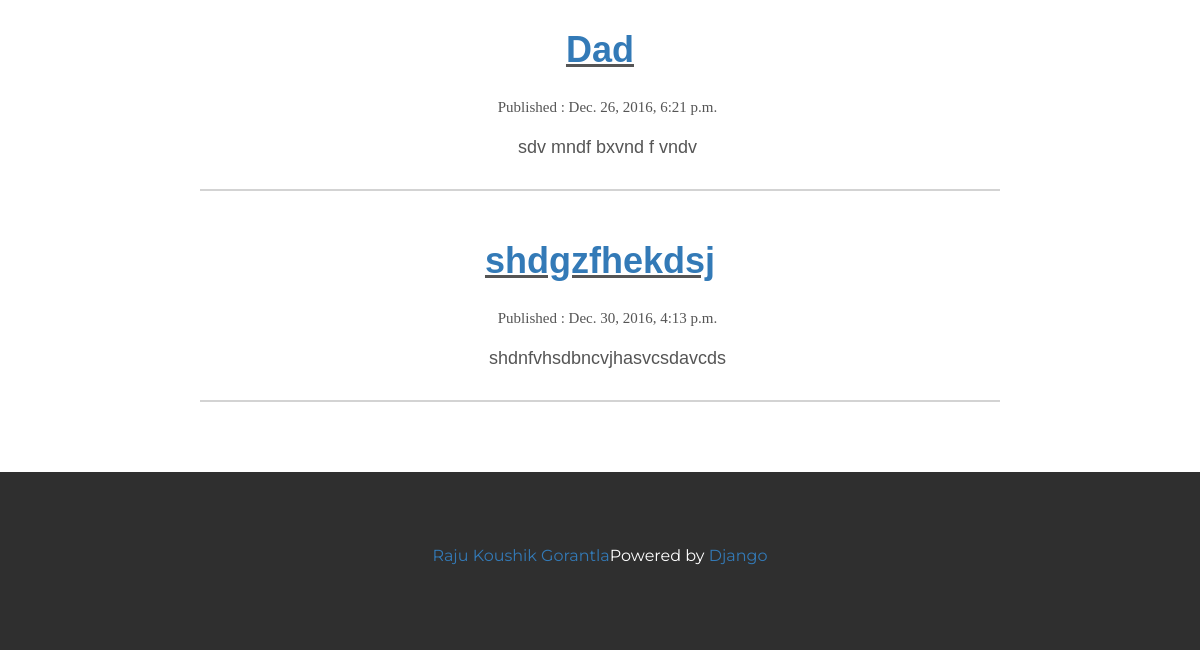
Before: / (lower part) with the older database file.
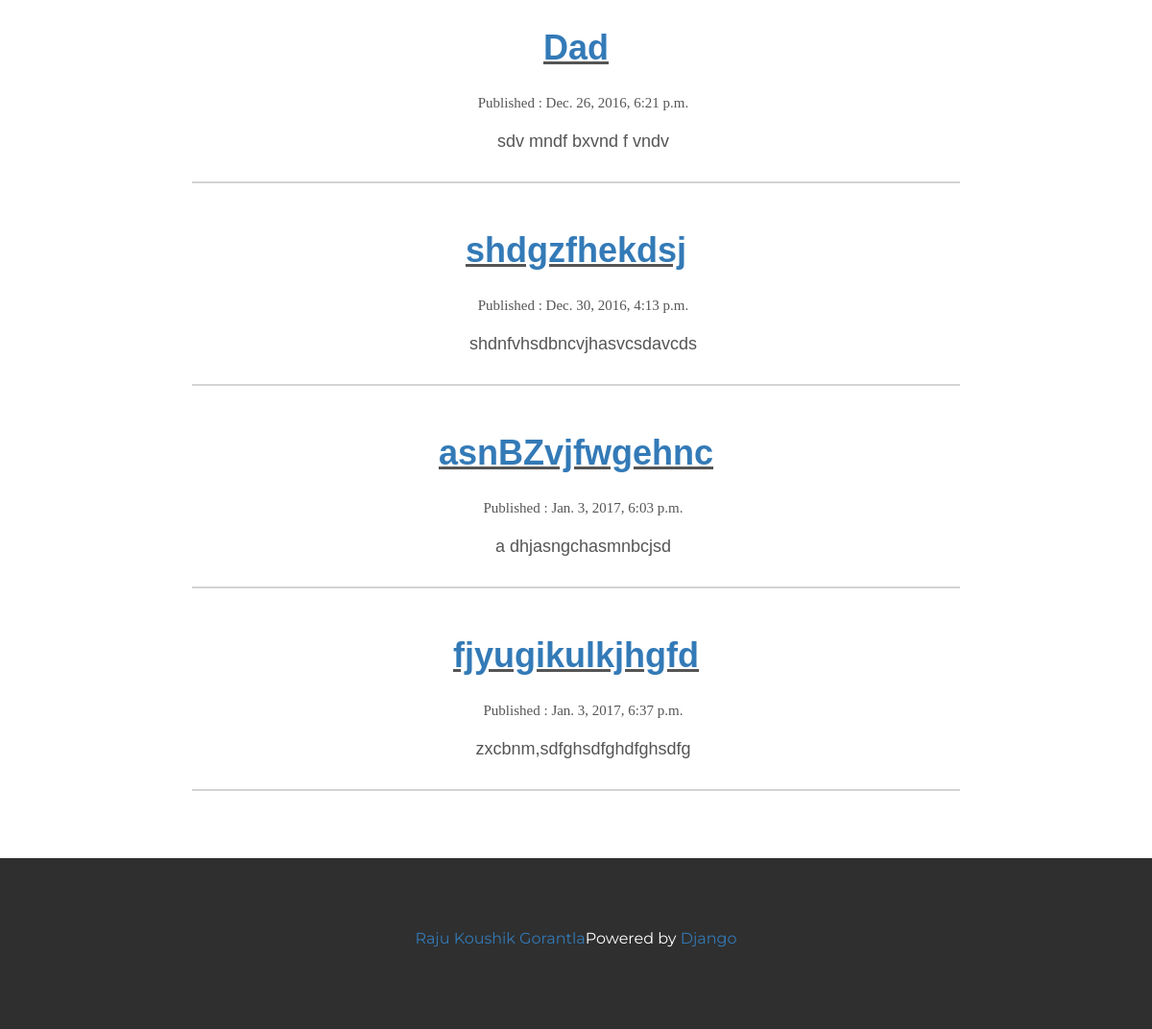
After: the same page with the newer database file.
### blog/models.py (models this page shows, shortened)
class Post(models.Model):
    author = models.ForeignKey('auth.User')
    title = models.CharField(max_length=200)
    text = models.TextField()
    created_date = models.DateTimeField(default=timezone.now)
    published_date = models.DateTimeField(blank=True, null=True)

### blog/views.py (the view)
# urls.py: url(r'^$', views.home, name='home'),
def home(request):
    posts = Post.objects.filter(published_date__lte=timezone.now()).order_by('published_date')
    return render(request, 'blog/home.html', {'posts': posts})

### blog/templates/blog/home.html (shortened to what this page needs)
<!DOCTYPE html>
<html lang="en">
<head>
     {% load static %}
  <link rel="stylesheet" href="https://maxcdn.bootstrapcdn.com/bootstrap/3.3.7/css/bootstrap.min.css">
   {% load static %}
</head>
<body>
 {% load static %}
<div class="container-fluid bg-2 text-center">
 {% for post in posts %}
            <div id="border" style="max-width: 800px; margin : 0 auto;">
                <div id="post">
                    <h1 id="btitle"> <a href="{{ post.id }}"><strong>{{ post.title }}</strong></a> </h1>
                    <p id="date">Published : {{ post.published_date }}</p>
                </div>
                <p id="text">{{ post.text|linebreaksbr }}</p>
            </div>
        {% endfor %}
</div>
<footer class="container-fluid bg-4 text-center">
  <p><a href="https://github.com/RajuKoushik">Raju Koushik Gorantla</a>Powered by <a href="https://www.djangoproject.com/">Django</a></p>
</footer>
</body>
</html>

Changed rows visible on the page:
added Post: title "asnBZvjfwgehnc", published_date "Jan. 3, 2017, 6:03 p.m.", text "a dhjasngchasmnbcjsd"
added Post: title "fjyugikulkjhgfd", published_date "Jan. 3, 2017, 6:37 p.m.", text "zxcbnm,sdfghsdfghdfghsdfg"
